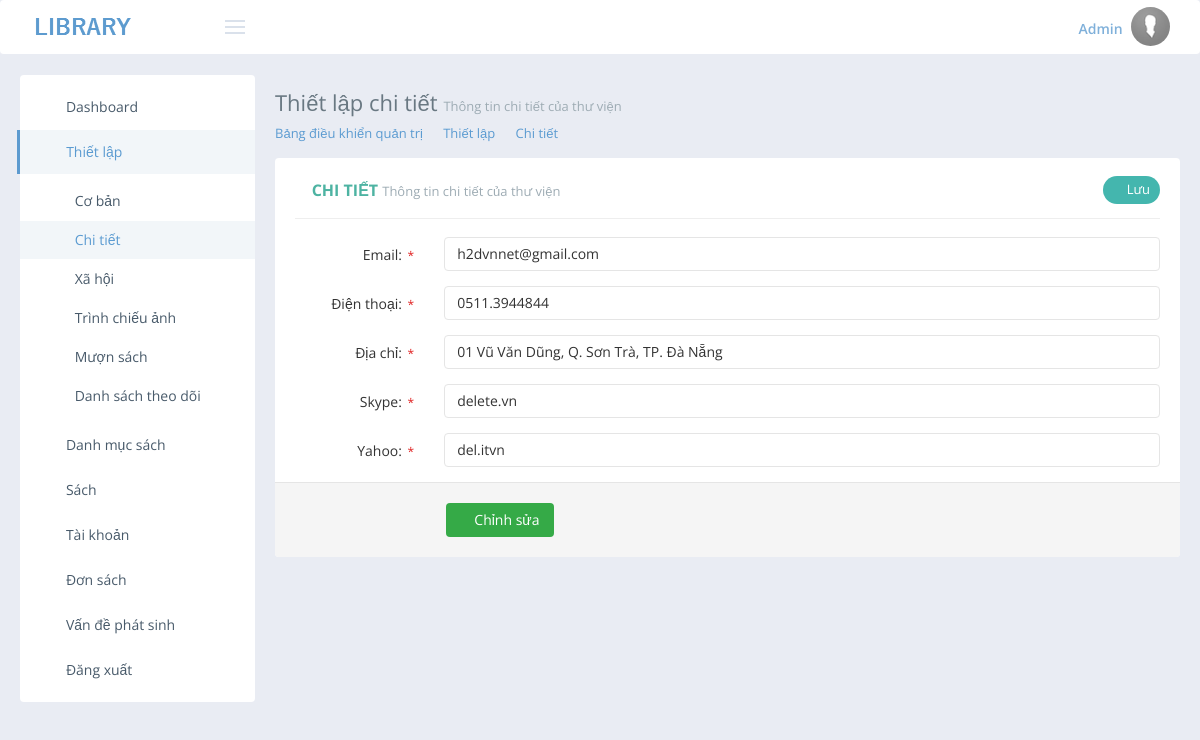
Screenshot of /admin/info.php (signed in) with the database file from the repository.
### tables this page shows
CREATE TABLE IF NOT EXISTS `setting` (
  `unique` int(1) NOT NULL DEFAULT '1',
  `title` text NOT NULL,
  `tit` text NOT NULL,
  `description` text NOT NULL,
  `introduce` longtext NOT NULL,
  `term` text NOT NULL,
  `keyword` text NOT NULL,
  `domain` text NOT NULL,
  `fb_id_admin` text NOT NULL,
  `fb_id_app` text NOT NULL,
  `fb_id_page` text NOT NULL,
  `admin_mail` text NOT NULL,
  `admin_phone` text NOT NULL,
  `admin_address` text NOT NULL,
  `admin_skype` text NOT NULL,
  `admin_yahoo` text NOT NULL,
  `gcseid` text NOT NULL,
  `gkey` text NOT NULL,
  `logo` text NOT NULL,
  `view` int(11) NOT NULL,
  `slide1` text NOT NULL,
  `slide2` text NOT NULL,
  `limitinorder` int(11) NOT NULL,
  `limitdayorder` int(11) NOT NULL
);

### admin/info.php (the view, shortened to what this page needs)
<?php
$pagelv1='<link rel="stylesheet" type="text/css" href="../../assets/global/plugins/select2/select2.min.css"/>
<link rel="stylesheet" type="text/css" href="../../assets/global/plugins/bootstrap-summernote/summernote.css">
<link rel="stylesheet" type="text/css" href="../../assets/global/plugins/jquery-tags-input/jquery.tagsinput.min.css"/>';
require_once('./lib/header.php');
?>
	<div class="page-content-wrapper">
		<div class="page-content">
			<div class="page-head">
				<div class="page-title">
					<h1>Thiết lập chi tiết <small>Thông tin chi tiết của thư viện</small></h1>
				</div>
			</div>
			<ul class="page-breadcrumb breadcrumb">
				<li>
					<a href="dash.php">Bảng điều khiển quản trị</a>
					<i class="fa fa-circle"></i>
				</li>
				<li>
					<a href="#">Thiết lập</a>
					<i class="fa fa-circle"></i>
				</li>
				<li>
					<a href="info.php">Chi tiết</a>
				</li>
			</ul>
			<?php
			$sql='SELECT * FROM `setting`';
			$query=@mysql_query($sql);
			$row=@mysql_fetch_assoc($query);
			?>
			<div class="row">
				<div class="col-md-12">
					<form class="form-horizontal form-row-seperated" onsubmit='return info();'>
 						<div class="portlet light">
							<div class="portlet-title">
								<div class="caption">
									<i class="icon-wrench font-green-sharp"></i>
									<span class="caption-subject font-green-sharp bold uppercase">
									Chi tiết </span>
									<span class="caption-helper">Thông tin chi tiết của thư viện</span>
								</div>
								<div class="actions btn-set">
									<button type='submit' class="btn green-haze btn-circle"><i class="fa fa-check"></i> Lưu</button>
								</div>
							</div>
							<div class="portlet-body">
								<div class="form-body">
									<div class="form-group" id='maildiv'>
										<label class="col-md-2 control-label">Email: <span class="required">*</span></label>
										<div class="col-md-10">
										<div class='input-icon right'>
											<i class='fa fa-info-circle tooltips' data-original-title='Mục này là bắt buộc' data-container='body' id='errmail'></i>
											<input type="text" class="form-control" id="mail" value="<?=$row['admin_mail']?>">
										</div>
										</div>
									</div>
									<div class="form-group" id='phonediv'>
										<label class="col-md-2 control-label">Điện thoại: <span class="required">*</span></label>
										<div class="col-md-10">
										<div class='input-icon right'>
											<i class='fa fa-info-circle tooltips' data-original-title='Mục này là bắt buộc' data-container='body' id='errphone'></i>
											<input type="text" class="form-control" id="phone" value="<?=$row['admin_phone']?>">
										</div>
										</div>
									</div>
									<div class="form-group" id='addrdiv'>
										<label class="col-md-2 control-label">Địa chỉ: <span class="required">*</span></label>
										<div class="col-md-10">
										<div class='input-icon right'>
											<i class='fa fa-info-circle tooltips' data-original-title='Mục này là bắt buộc' data-container='body' id='erraddr'></i>
											<input type="text" class="form-control" id="addr" value="<?=$row['admin_address']?>">
										</div>
										</div>
									</div>
									<div class="form-group" id='skypediv'>
										<label class="col-md-2 control-label">Skype: <span class="required">*</span></label>
										<div class="col-md-10">
										<div class='input-icon right'>
											<i class='fa fa-info-circle tooltips' data-original-title='Mục này là bắt buộc' data-container='body' id='errskype'></i>
											<input type="text" class="form-control" id="skype" value="<?=$row['admin_skype']?>">
										</div>
										</div>
									</div>
									<div class="form-group" id='yhdiv'>
										<label class="col-md-2 control-label">Yahoo: <span class="required">*</span></label>
										<div class="col-md-10">
										<div class='input-icon right'>
											<i class='fa fa-info-circle tooltips' data-original-title='Mục này là bắt buộc' data-container='body' id='erryh'></i>
											<input type="text" class="form-control" id="yh" value="<?=$row['admin_yahoo']?>">
										</div>
										</div>
									</div>
								<div class="form-actions form-actionlol">
									<div class="row">
										<div class="col-md-offset-2 col-md-10">
											<button type="submit" class="btn green"><i class="fa fa-check"></i> Chỉnh sửa</button>
										</div>
									</div>
								</div>
							</div>
						</div>
					</form>
				</div>
			</div>
		</div>
	</div>
<?php
require_once('./lib/footer.php');
?>

### assets/admin/layout/css/layout.css (style rules this page uses)
.page-head:before, .page-head:after { content: " "; display: table; }
.page-head:after { clear: both; }
.page-head .page-title { display: inline-block; float: left; padding: 5px 0 10px 0; }
.page-head .page-title > h1 { color: #697882; font-size: 22px; font-weight: 400; margin: 0; padding: 0; }
.page-head .page-title > h1 > small { color: #9eacb4; font-size: 13px; font-weight: 400; }
.breadcrumb { background: none; padding: 0 0 15px 0; margin: 0; color: #c5ccd5; }
.breadcrumb > li + li:before { display: none; }
.breadcrumb .fa { font-size: 6px; margin: 0 2px 0 4px; position: relative; top: -1px; }
.page-content { margin-top: 0px; padding: 0px; }
@media (min-width: 992px) { .page-content-wrapper { float: left; width: 100%; } }
@media (min-width: 992px) { .page-content-wrapper .page-content { margin-left: 235px; margin-top: 0px; min-height: 600px; padding: 10px 0 0 20px; } }
.form-actionlol { padding: 20px 10px 20px 20px; background-color: #f5f5f5; border-top: 1px solid #e5e5e5; margin-bottom: -15px; margin-left: -20px; margin-right: -20px; -moz-border-radius-bottomright: 4px; -webkit-border-bottom-right-radius: 4px; -moz-border-radius-bottomleft: 4px; -webkit-border-bottom-left-radius: 4px; }

### rows the page displays
setting: admin_mail "h2dvnnet@gmail.com", admin_phone "0511.3944844", admin_address "01 Vũ Văn Dũng, Q. Sơn Trà, TP. Đà Nẵng", admin_skype "delete.vn", admin_yahoo "del.itvn"
